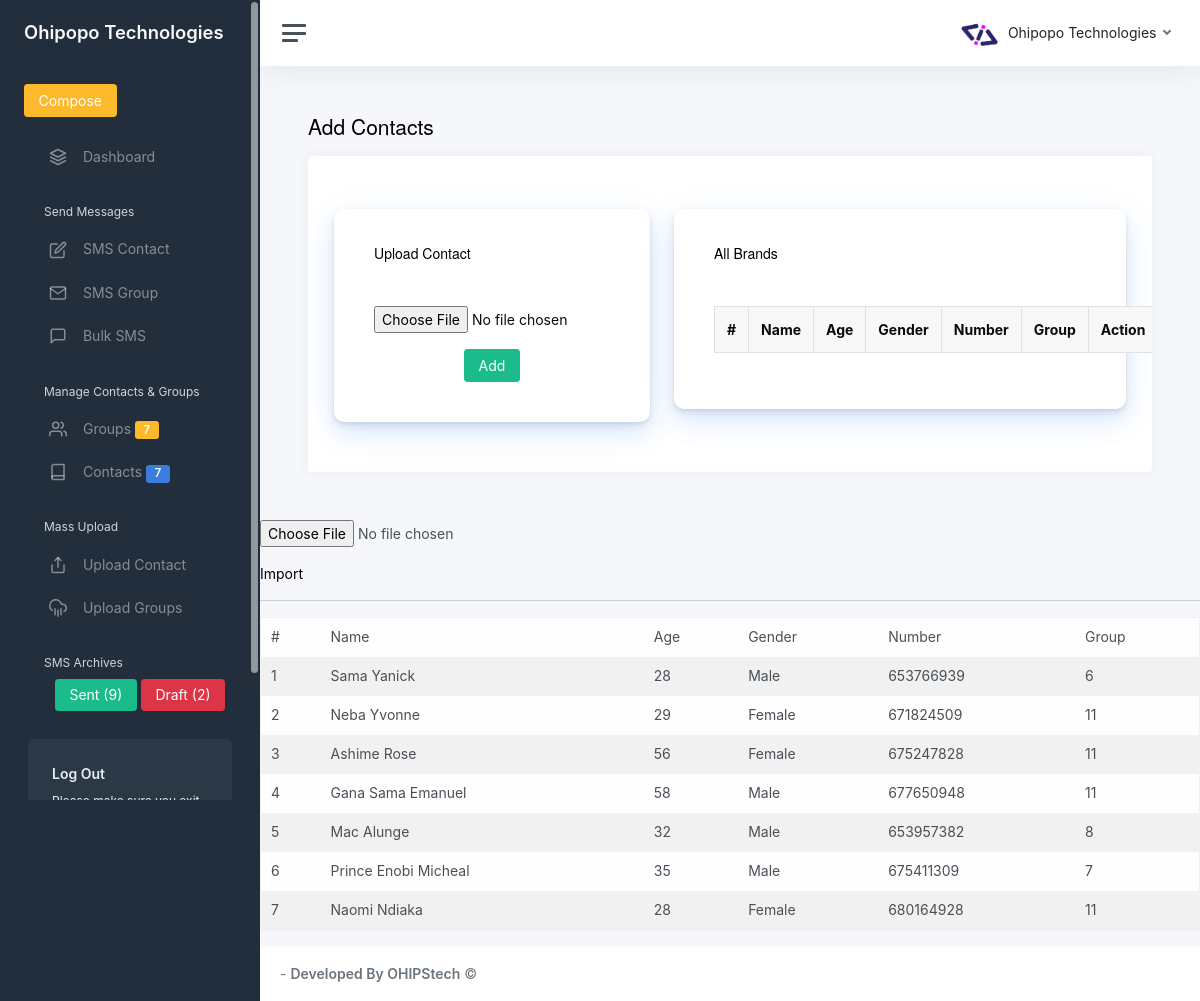
The page /upload_contacts.php (signed in) on the database its author committed.
### tables this page shows
CREATE TABLE `users` (
  `id` int(11) NOT NULL,
  `member_name` varchar(255) NOT NULL,
  `position` varchar(255) NOT NULL,
  `dob` date NOT NULL,
  `country` varchar(255) NOT NULL,
  `gender` varchar(255) NOT NULL,
  `address` varchar(255) NOT NULL,
  `hobbies` varchar(255) NOT NULL,
  `id_no` varchar(255) NOT NULL,
  `start_date` varchar(255) NOT NULL,
  `code` varchar(20) NOT NULL,
  `phone` varchar(20) NOT NULL,
  `image` mediumblob NOT NULL,
  `employee_id` mediumblob NOT NULL,
  `employee_application` varchar(255) NOT NULL,
  `surety_name` varchar(255) NOT NULL,
  `surety_occupation` varchar(255) NOT NULL,
  `surety_phone` varchar(50) NOT NULL,
  `surety_id` varchar(255) NOT NULL,
  `surety_relationship` varchar(50) NOT NULL,
  `surety_address` varchar(50) NOT NULL,
  `surety_agreement` varchar(50) NOT NULL,
  `username` varchar(100) NOT NULL,
  `password` varchar(255) NOT NULL,
  `other` varchar(255) NOT NULL,
  `isUser` int(255) NOT NULL
);

CREATE TABLE `contacts` (
  `id` int(11) NOT NULL,
  `name` varchar(255) NOT NULL,
  `number` varchar(255) NOT NULL,
  `group_id` int(11) NOT NULL,
  `age` varchar(255) NOT NULL,
  `gender` varchar(255) NOT NULL,
  `others` int(11) NOT NULL
);

### upload_contacts.php (the view, shortened to what this page needs)
<?php
include "includes/head.php";
include "includes/sidebar.php";
?>
<main class="content">
	<div class="container-fluid p-0">
		<h1 class="h3 mb-3">Add Contacts</h1>
		<div class="row">
			<div class="col-12">
				<div class="card">
					<div class="card-header">
					</div>
					<div class="card-body">
						<div class="container-fluid">
							<div class="row">
								<div class="col col-md-5">
									<div class="homeCard">
										<div class="card-content">
											<div class="card-header"><h5><i class="fas fa-list"></i> Upload Contact</h5></div>
											<div class="card-body">
											<form class="" action="" method="post" enctype="multipart/form-data">
												<input type="file" name="excel" required value="">
												<div class="text-center">
													<button name="import" type="submit" class="btn btn-success">Add</button>
												</div>
											</form>
											</div>
										</div>
									</div>
								</div>
								<div class="col col-md-7">
									<div class="homeCard">
										<div class="card-content">
											<div class="card-header"><h5><i class="fas fa-list"></i> All Brands</h5></div>
											<div class="card-body">
												<table id="table" class="table table-bordered table-striped">
													<thead>
														<tr>
															<th scope="col">#</th>
															<th scope="col">Name</th>
															<th scope="col">Age</th>
															<th scope="col">Gender</th>
															<th scope="col">Number</th>
															<th scope="col">Group</th>
															<th scope="col" class="text-center">Action</th>
														</tr>
													</thead>
												</table>
											</div>
										</div>
									</div>
								</div>
							</div>
						</div>
					</div>
				</div>
			</div>
		</div>
	</div>
</main>
		<form class="" action="" method="post" enctype="multipart/form-data">
			<input type="file" name="excel" required value="">
			<button type="submit" name="import">Import</button>
		</form>
		<hr>
		<table border = 1>
			<tr>
				<td>#</td>
				<td>Name</td>
				<td>Age</td>
				<td>Gender</td>
				<td>Number</td>
				<td>Group</td>
			</tr>
			<?php
			include 'database/config.php';
			$i = 1;
			$rows = mysqli_query($conn, "SELECT * FROM contacts");
			foreach($rows as $row) :
			?>
			<tr>
				<td> <?php echo $i++; ?> </td>
				<td> <?php echo $row["name"]; ?> </td>
				<td> <?php echo $row["age"]; ?> </td>
				<td> <?php echo $row["gender"]; ?> </td>
				<td> <?php echo $row["number"]; ?> </td>
				<td> <?php echo $row["group_id"]; ?> </td>
			</tr>
			<?php endforeach; ?>
		</table>
<?php
	include "includes/footer.php";
?>

### includes/sidebar.php (shortened to what this page needs)
<?php
include 'database/config.php';
$user = $_SESSION['username'];
$query = "SELECT * from users WHERE username = '$user' LIMIT 1";
$result = mysqli_query($conn, $query);
$row = mysqli_fetch_assoc($result);
?>
<div class="wrapper">
		<nav id="sidebar" class="sidebar js-sidebar">
			<div class="sidebar-content js-simplebar">
				<a class="sidebar-brand" href="index.php">
					<span class="align-middle"><?php echo $row['member_name']?></span>
				</a>
				<a class="sidebar-brand" href="p_sms.php">
					<button type="delete" class="btn btn-warning">
						Compose
					</button>
				</a>
				<ul class="sidebar-nav">
					<li class="sidebar-item">
						<a class="sidebar-link" href="index.php">
							<i class="align-middle" data-feather="layers"></i> <span class="align-middle">Dashboard</span>
						</a>
					</li>
					<li class="sidebar-header">
						Send Messages
					</li>
					<li class="sidebar-item">
						<a class="sidebar-link" href="message.php">
							<i class="align-middle" data-feather="edit"></i> <span class="align-middle">SMS Contact</span>
						</a>
					</li>
					<li class="sidebar-item">
						<a class="sidebar-link" href="grp_sms.php">
							<i class="align-middle" data-feather="mail"></i> <span class="align-middle">SMS Group</span>
						</a>
					</li>
					<li class="sidebar-item">
						<a class="sidebar-link" href="bulk_sms.php">
							<i class="align-middle" data-feather="message-square"></i> <span class="align-middle">Bulk SMS</span>
						</a>
					</li>
					<li class="sidebar-header">
						Manage Contacts & Groups
					</li>
					<li class="sidebar-item">
						<a class="sidebar-link" href="add_groups.php?result=">
							<i class="align-middle" data-feather="users"></i>
							<span class="align-middle">
							<?php
								include 'database/config2.php';
								$grp = "SELECT * FROM groups WHERE others = 0";
								$grp_stm = $conn->prepare($grp);
								$grp_stm->execute();
								$grp_row = $grp_stm->rowCount();
							?>
								Groups <small class="badge bg-warning"><?php echo $grp_row ;?></small>
							</span>
						</a>
					</li>
					<li class="sidebar-item">
						<a class="sidebar-link" href="add_contacts.php?result=">
							<i class="align-middle" data-feather="book"></i>
							<span class="align-middle">
							<?php
							include 'database/config2.php';
							$mm = "SELECT * FROM contacts WHERE others = 0";
							$aa = $conn->prepare($mm);
							$aa->execute();
							$aacount = $aa->rowCount();
							?>
							Contacts <small class="badge bg-primary"><?php echo $aacount; ?></small>
							</span>
						</a>
					</li>
					<li class="sidebar-header">
						Mass Upload
					</li>
					<li class="sidebar-item">
						<a class="sidebar-link" href="upload_contacts.php">
							<i class="align-middle" data-feather="share"></i> <span class="align-middle">Upload Contact</span>
						</a>
					</li>
					<li class="sidebar-item">
						<a class="sidebar-link" href="add_contacts.php?result=">
							<i class="align-middle" data-feather="cloud-rain"></i> <span class="align-middle">Upload Groups</span>
						</a>
					</li>
					<li class="sidebar-header">
						SMS Archives
					</li>
					<li class="sidebar-item">
					<?php
						include 'database/config2.php';
						$sms = "SELECT * FROM messages WHERE is_sent = 1";
						$sms_stm = $conn->prepare($sms);
						$sms_stm->execute();
						$sms_row = $sms_stm->rowCount();
						$draft = "SELECT * FROM messages WHERE is_draft = 1";
						$draft_stm = $conn->prepare($draft);
						$draft_stm->execute();
						$draft_row = $draft_stm->rowCount();
					?>
						<div class="form-group text-center">
							<a href="sent_sms.php">
								<button type="submit" class="btn btn-success" name="">Sent (<?php echo $sms_row;?>)</button>
							</a>
							<a href="draft_sms.php">
								<button type="submit" class="btn btn-danger" name="">Draft (<?php echo $draft_row;?>)</button>
							</a>
						</div>
					</li>
				</ul>
				<div class="sidebar-cta">
					<div class="sidebar-cta-content">
						<strong class="d-inline-block mb-2">Log Out</strong>
						<div class="mb-3 text-sm">
							Please make sure you exit when not infront of your computer.
						</div>
					</div>
				</div>
			</div>
		</nav>
		<div class="main">
			<nav class="navbar navbar-expand navbar-light navbar-bg">
				<a class="sidebar-toggle js-sidebar-toggle">
					<i class="hamburger align-self-center"></i>
				</a>
				<div class="navbar-collapse collapse">
					<ul class="navbar-nav navbar-align">
						<li class="nav-item dropdown">
							<a class="nav-link dropdown-toggle d-none d-sm-inline-block" href="#" data-bs-toggle="dropdown">
								<img src="img/employee/<?php echo $row['image']?>" class="avatar img-fluid rounded me-1" alt="Charles Hall" /> <span class="text-dark"><?php echo $row['member_name']?></span>
							</a>
						</li>
					</ul>
				</div>
			</nav>

### css/custom.css (style rules this page uses)
.homeCard { background-color: #fff; border-radius: 10px; border: none; position: relative; margin-bottom: 30px; box-shadow: 0 0.46875rem 2.1875rem rgb(45 136 239 / 10%), 0 0.9375rem 1.40625rem rgb(71 157 255 / 10%), 0 0.25rem 0.53125rem rgb(90 97 105 / 12%), 0 0.125rem 0.1875rem rgb(90 97 105 / 10%); padding: 20px; }

### rows shown on the page
users: member_name "Ohipopo Technologies", image (picture)
contacts: name "Sama Yanick", age "28", gender "Male", number "653766939", group "6"
contacts: name "Neba Yvonne", age "29", gender "Female", number "671824509", group "11"
contacts: name "Ashime Rose", age "56", gender "Female", number "675247828", group "11"
contacts: name "Gana Sama Emanuel", age "58", gender "Male", number "677650948", group "11"
contacts: name "Mac Alunge", age "32", gender "Male", number "653957382", group "8"
contacts: name "Prince Enobi Micheal", age "35", gender "Male", number "675411309", group "7"
contacts: name "Naomi Ndiaka", age "28", gender "Female", number "680164928", group "11"

### other values the page prints
$grp_row "7"
$aacount "7"
$sms_row "9"
$draft_row "2"
